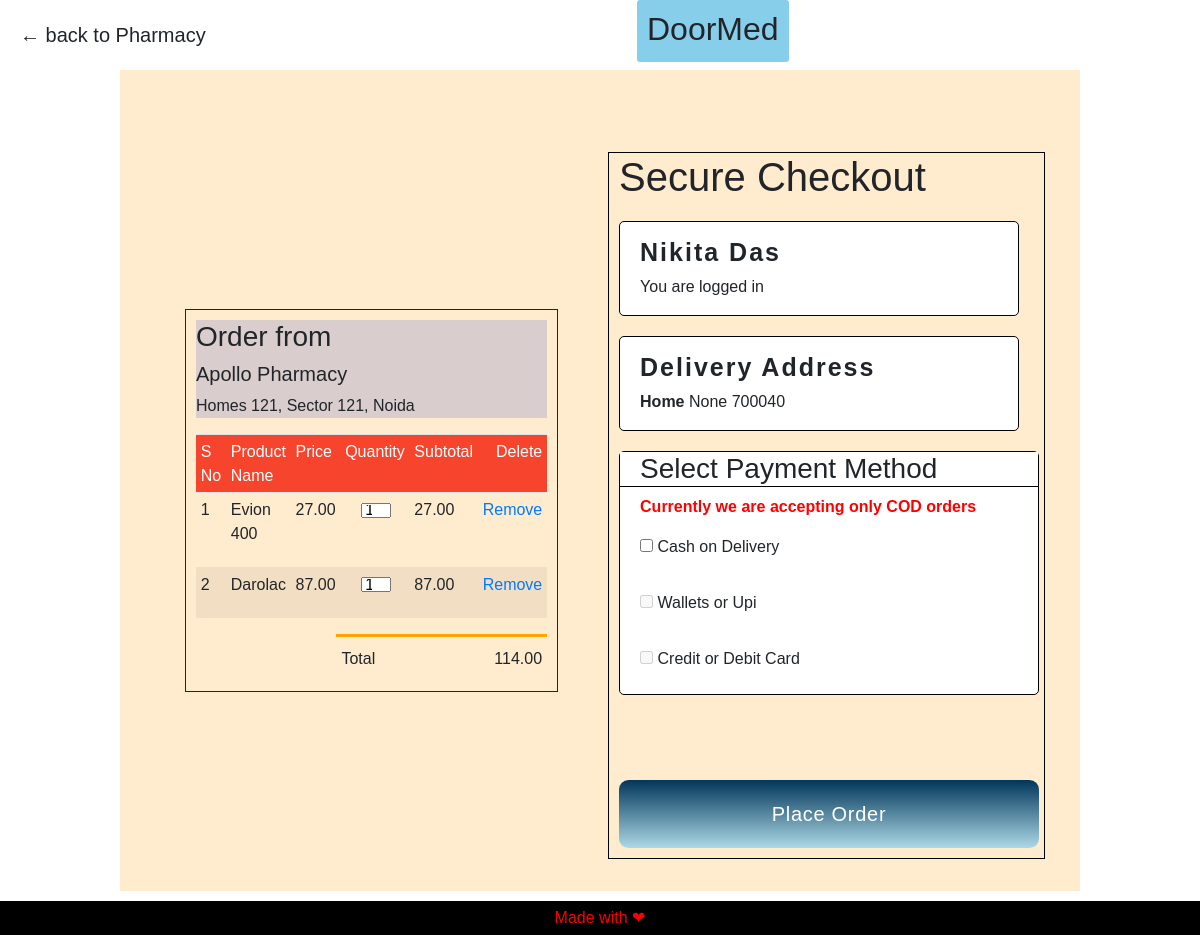
Page /main/2/cart on the committed database.
### Doormed/models.py (models this page shows, shortened)
class Products(db.Model):
    id = db.Column(db.Integer, primary_key=True)
    name = db.Column(db.String(80), unique=False, nullable=False)
    catagory = db.Column(db.String(80), unique=False, nullable=False)
    price = db.Column(db.Numeric(10,2), nullable = False)
    mfg = db.Column(db.String(60), nullable=True)
    description = db.Column(db.Text, nullable=True)
    shop_id = db.Column(db.Integer, db.ForeignKey('register_seller.id'),nullable=False)
    pic = db.Column(db.String, nullable=False)
    cartitems1 = db.relationship('Cartitem', backref='cart')

class Cartitem(db.Model):
    id = db.Column(db.Integer, primary_key=True)
    quantity = db.Column(db.Integer, nullable=False, default=1)
    product_id = db.Column(db.Integer, db.ForeignKey('products.id'),nullable=False)
    customer_id = db.Column(db.Integer, db.ForeignKey('register_user.id'),nullable=False)

class Register_user(db.Model, UserMixin):
    id = db.Column(db.Integer, primary_key=True)
    name = db.Column(db.String(80), unique=False, nullable=False)
    email = db.Column(db.String(120), unique=True, nullable=False)
    city = db.Column(db.String(80), unique=False, nullable=False)
    pincode = db.Column(db.String(10), unique=False, nullable=False)
    address = db.Column(db.Text,nullable=True)
    number = db.Column(db.String(80), unique=True, nullable=False)
    password = db.Column(db.String(120), unique=False, nullable=False)
    cartitems2 = db.relationship('Cartitem', backref='cust')

### Doormed/cart/routes.py (the view)
@app.route('/main/<int:id>/cart')
def cart(id):
    items = []
    cart1 = []
    user = Register_user.query.filter_by(id=id).first()
    carts = Cartitem.query.filter_by(customer_id=id).all()
    for cart in carts:
        item = Products.query.filter_by(id=cart.product_id).first()
        items.append(item)
        cart1.append(cart)
    return render_template("cart/cart.html",user=user,carts=carts,items=zip(items,cart1))

### Doormed/templates/cart/cart.html (shortened to what this page needs)
{% extends 'base.html' %}
{% block header %}
<link rel="stylesheet" href="{{url_for('static',filename="css/cart.css")}}">
<link rel="stylesheet" href="{{url_for('static',filename="css/main.css")}}">
{% endblock %}
{% block content %}
<div class="top">
    <a>&larr; back to Pharmacy</a>
    <h2>DoorMed</h2>
</div>
<div class="whole">
    <div class="cart">
        <div class="order">
            <h3>Order from </h3>
            <h5>Apollo Pharmacy</h5>
            <p>Homes 121, Sector 121, Noida</p>
        </div>
        <table class="table table-sm table-condensed table-striped table-hover">
            <tr>
                <th>S No</th>
                <th>Product Name</th>
                <th>Price</th>
                <th>Quantity</th>
                <th>Subtotal</th>
                <th>Delete</th>
            </tr>
            {% set ns = namespace(sub=0) %}
            {% for item,ch in items %}
            <tr>
                <td>{{loop.index}}</td>
                <td> <p>{{item.name}}</p> </td>
                <td>{{item.price}}</td>
                <td><input type="number" value="{{ch.quantity}}"></td>
                <td>{{item.price * ch.quantity}}</td>
                {% set ns.sub = ns.sub + item.price * ch.quantity %}
                <td><a href="#">Remove</a></td>
            </tr>
            {% endfor %}
        </table>
        <div class="total">
            <table>
                <tr>
                    <td>Total</td>
                    <td>{{ns.sub}}</td>
                </tr>
            </table>
        </div>
    </div>
    <div class="checkout">
        <h1>Secure Checkout</h1>
        <div class="box">
            <h4>{{user.name}}</h4>
            <p>You are logged in</p>
        </div>
        <div class="box">
            <h4>Delivery Address</h4>
            <p><b>Home</b> {{user.address}} {{user.pincode}}</p>
        </div>
        <div class="box box-2 ">
            <h3>Select Payment Method</h3>
            <p>Currently we are accepting only COD orders</p>
            <input type="checkbox" id="COD" name="COD" value="COD" />
            <label>Cash on Delivery</label><br><br>
            <input type="checkbox" disabled id="COD" name="COD" value="COD" />
            <label>Wallets or Upi</label><br><br>
            <input type="checkbox" disabled id="COD" name="COD" value="COD" />
            <label>Credit or Debit Card</label>
        </div>
        <button id="order">Place Order</button>
    </div>
</div>
<footer style="background-color: rgb(0, 0, 0); color: rgb(252, 0, 0); text-align: center;padding: 5px;">Made with
    &#x2764
</footer>
{% endblock %}

### Doormed/static/css/cart.css (style rules this page uses)
.cart { margin-left: 40px; margin-top: 40px; border: 1px solid; padding: 10px; height: fit-content; }
.top { display:flex; justify-content: space-between; }
.top a { margin: 20px; color: red; font-size: 20px; }
.top h2 { background-color:skyblue; padding: 10px; border-radius: 3px; }
.whole { display: flex; background-color: blanchedalmond; align-items: center; justify-content: center; width: 80%; margin: auto; margin-bottom: 10px; padding: 2rem; }
#COD { margin-left: 20px; }
table { width: 100%; border-collapse: collapse; }
.order { background-color: rgb(218, 205, 205); }
#order { background-color: red; min-width: 15rem; width: 100%; border-radius: 0.6rem; margin-top: 85px; height: 30px; font-size: 20px; color: white; margin-bottom: 10px; }
th { text-align: left; padding: 5px; color: white; background-color:rgb(247, 68, 45); font-weight: normal; }
td { padding: 10px 5px; }
td input { width: 30px; height: 15px; margin-left: 1rem; }
.total { width: 60%; display: flex; float: right; justify-content: flex-end; }
.total table { border-top: 3px solid orange; width: 100%; max-width: 300px; }
td:last-child { text-align: right; }
th:last-child { text-align: right; }
.checkout { border: 1px solid black; margin-top: 50px; margin-left: 50px; margin-right: 10px; padding-right: 5px; padding-left: 10px; }
.box { border: 1px solid black; border-radius: 5px; width: 400px; padding-left: 20px; margin-top: 20px; background-color: #fff; }
.box-2 { padding-left: 0px; width: 420px; padding-bottom: 15px; }
.box-2 p { margin-left: 20px; color: red; font-weight: 800; }
.box h4 { font-size: 25px; font-weight: 600; margin-top: 15px; }
.box-2 h3 { border-bottom: 1px solid black; background-color: #fff; padding-left: 20px; }

### Doormed/static/css/main.css (style rules this page uses)
body { display: flex; min-height: 90vh; flex-direction: column; background: url("../images/blue.jpg"); -webkit-background-size: cover; -moz-background-size: cover; -o-background-size: cover; background-size: cover; font-family: "Montserrat", "Raleway", sans-serif; }
button { width: 200px; margin: auto; color: white; font-size: 20px; padding: 1.2rem; border-radius: 10px; background: linear-gradient(to top, lightblue, rgb(0, 54, 90)); height: fit-content !important; outline: none; border: none; opacity: 1; letter-spacing: 0.7px; text-transform: capitalize !important; }
h4 { max-width: 80%; margin-top: 55px; font-size: 44px; font-weight: 400; letter-spacing: 2px; animation: animate3 ease 4s; animation-iteration-count: 1; animation-fill-mode: forwards; }

### rows in the picture
Products: name "Evion 400", price "27.00", quantity "1", item.price*ch.quantity "27.00"
Products: name "Darolac", price "87.00", quantity "1", item.price*ch.quantity "87.00"
Register_user: name "Nikita Das", address "None", pincode "700040"

### other values in the picture
{{ ns.sub }} "114.00"
